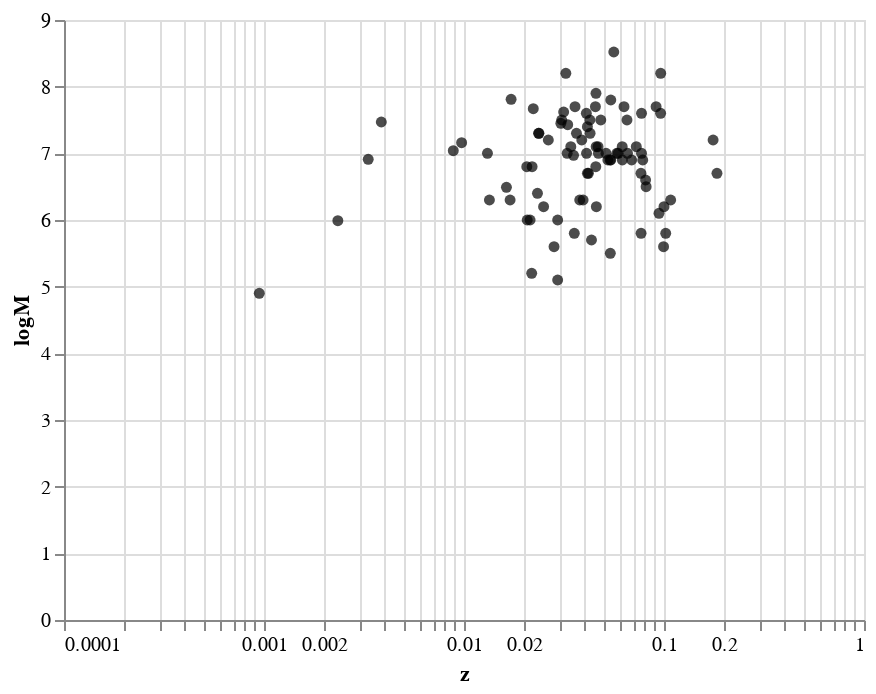

Source (notebook cell):
### Markdown cell above
Using this way of designate the axis makes simple to change the scale.

### Code cell
alt.Chart(df).mark_point(filled = True, color = 'black').encode(
    alt.X('z',scale=alt.Scale(type='log', base=10)),
    alt.Y('logM')
)

### Figure 1 — Vega-Lite specification as saved in the notebook (floating-point values rounded to 4 significant figures)
{"config": {"view": {"continuousWidth": 400, "continuousHeight": 300}}, "data": {"name": "data-54b58a4aa74e295879badff738f3e9c4"}, "mark": {"type": "point", "color": "black", "filled": true}, "encoding": {"x": {"type": "quantitative", "field": "z", "scale": {"base": 10, "type": "log"}}, "y": {"type": "quantitative", "field": "logM"}}, "$schema": "https://vega.github.io/schema/vega-lite/v4.8.1.json", "datasets": {"data-54b58a4aa74e295879badff738f3e9c4": [{"Name": "SDSS J000805.62+145023.4", "z": 0.0454, "sigma*": 140.0, "e_sigma*": 27.0, "n_sigma*": null, "FWHM": 7610.0, "e_FWHM": 380.0, "logL": 41.13, "e_logL": 0.04, "logM": 7.7, "E_logM": null, "e_logM": 0.1}, {"Name": "SDSS J004236.86-104921.8", "z": 0.0419, "sigma*": 78.4, "e_sigma*": 10.0, "n_sigma*": null, "FWHM": 1960.0, "e_FWHM": 97.0, "logL": 41.58, "e_logL": 0.14, "logM": 6.7, "E_logM": null, "e_logM": 0.1}, {"Name": "SDSS J011703.58+000027.3", "z": 0.0456, "sigma*": 98.8, "e_sigma*": 16.0, "n_sigma*": null, "FWHM": 2270.0, "e_FWHM": 110.0, "logL": 41.45, "e_logL": 0.08, "logM": 6.8, "E_logM": null, "e_logM": 0.1}, {"Name": "SDSS J020459.25-080816.0", "z": 0.0772, "sigma*": 121.0, "e_sigma*": 9.4, "n_sigma*": "a", "FWHM": 3720.0, "e_FWHM": 180.0, "logL": 41.13, "e_logL": 0.05, "logM": 7.0, "E_logM": null, "e_logM": 0.1}, {"Name": "SDSS J020615.99-001729.1", "z": 0.0426, "sigma*": 216.0, "e_sigma*": 30.0, "n_sigma*": null, "FWHM": 3860.0, "e_FWHM": 190.0, "logL": 41.91, "e_logL": 0.07, "logM": 7.5, "E_logM": null, "e_logM": 0.1}, {"Name": "SDSS J021011.49-090335.5", "z": 0.0414, "sigma*": 122.0, "e_sigma*": 12.0, "n_sigma*": "a", "FWHM": 2450.0, "e_FWHM": 120.0, "logL": 41.24, "e_logL": 0.07, "logM": 6.7, "E_logM": null, "e_logM": 0.1}, {"Name": "SDSS J021257.59+140610.1", "z": 0.0618, "sigma*": 174.0, "e_sigma*": 12.0, "n_sigma*": "a", "FWHM": 3080.0, "e_FWHM": 150.0, "logL": 41.58, "e_logL": 0.06, "logM": 7.1, "E_logM": null, "e_logM": 0.1}, {"Name": "SDSS J033013.26-053236.0", "z": 0.0131, "sigma*": 99.2, "e_sigma*": 11.0, "n_sigma*": null, "FWHM": 5160.0, "e_FWHM": 250.0, "logL": 40.45, "e_logL": 0.06, "logM": 7.0, "E_logM": null, "e_logM": 0.1}, {"Name": "SDSS J075057.25+353037.5", "z": 0.176, "sigma*": 154.0, "e_sigma*": 14.0, "n_sigma*": "a", "FWHM": 2970.0, "e_FWHM": 200.0, "logL": 41.63, "e_logL": 0.03, "logM": 7.2, "E_logM": null, "e_logM": 0.1}, {"Name": "SDSS J080243.39+310403.3", "z": 0.0409, "sigma*": 151.0, "e_sigma*": 17.0, "n_sigma*": null, "FWHM": 5360.0, "e_FWHM": 260.0, "logL": 41.67, "e_logL": 0.07, "logM": 7.6, "E_logM": null, "e_logM": 0.1}, {"Name": "SDSS J080538.66+261005.4", "z": 0.017, "sigma*": 100.0, "e_sigma*": 14.0, "n_sigma*": null, "FWHM": 3110.0, "e_FWHM": 150.0, "logL": 40.14, "e_logL": 0.04, "logM": 6.3, "E_logM": null, "e_logM": 0.2}, {"Name": "SDSS J082510.23+375919.7", "z": 0.0214, "sigma*": 98.7, "e_sigma*": 12.0, "n_sigma*": null, "FWHM": 1830.0, "e_FWHM": 91.0, "logL": 40.42, "e_logL": 0.04, "logM": 6.0, "E_logM": null, "e_logM": 0.1}, {"Name": "SDSS J083202.16+461425.7", "z": 0.0459, "sigma*": 104.0, "e_sigma*": 13.0, "n_sigma*": null, "FWHM": 1450.0, "e_FWHM": 72.0, "logL": 41.17, "e_logL": 0.08, "logM": 6.2, "E_logM": null, "e_logM": 0.1}, {"Name": "SDSS J083949.64+484701.4", "z": 0.0394, "sigma*": 133.0, "e_sigma*": 12.0, "n_sigma*": null, "FWHM": 1480.0, "e_FWHM": 73.0, "logL": 41.31, "e_logL": 0.08, "logM": 6.3, "E_logM": null, "e_logM": 0.2}, {"Name": "SDSS J085554.27+005110.9", "z": 0.0524, "sigma*": 118.0, "e_sigma*": 11.0, "n_sigma*": "a", "FWHM": 2910.0, "e_FWHM": 140.0, "logL": 41.27, "e_logL": 0.06, "logM": 6.9, "E_logM": null, "e_logM": 0.1}, {"Name": "SDSS J092438.88+560746.9", "z": 0.025, "sigma*": 135.0, "e_sigma*": 10.0, "n_sigma*": null, "FWHM": 1900.0, "e_FWHM": 94.0, "logL": 40.72, "e_logL": 0.07, "logM": 6.2, "E_logM": null, "e_logM": 0.4}, {"Name": "SDSS J093259.60+040506.0", "z": 0.059, "sigma*": 70.5, "e_sigma*": 6.7, "n_sigma*": "a", "FWHM": 3550.0, "e_FWHM": 170.0, "logL": 41.14, "e_logL": 0.05, "logM": 7.0, "E_logM": null, "e_logM": 0.1}, {"Name": "SDSS J093812.26+074340.0", "z": 0.0219, "sigma*": 119.0, "e_sigma*": 8.0, "n_sigma*": null, "FWHM": 3640.0, "e_FWHM": 180.0, "logL": 40.8, "e_logL": 0.05, "logM": 6.8, "E_logM": null, "e_logM": 0.1}, {"Name": "SDSS J094838.42+403043.7", "z": 0.047, "sigma*": 91.4, "e_sigma*": 16.0, "n_sigma*": null, "FWHM": 3020.0, "e_FWHM": 150.0, "logL": 41.46, "e_logL": 0.07, "logM": 7.0, "E_logM": null, "e_logM": 0.1}, {"Name": "SDSS J101912.57+635802.7", "z": 0.0414, "sigma*": 239.0, "e_sigma*": 13.0, "n_sigma*": null, "FWHM": 3630.0, "e_FWHM": 180.0, "logL": 41.74, "e_logL": 0.08, "logM": 7.4, "E_logM": null, "e_logM": 0.1}, {"Name": "SDSS J102044.43+013048.4", "z": 0.0962, "sigma*": 103.0, "e_sigma*": 8.8, "n_sigma*": "a", "FWHM": 5200.0, "e_FWHM": 250.0, "logL": 41.51, "e_logL": 0.04, "logM": 7.6, "E_logM": null, "e_logM": 0.1}, {"Name": "SDSS J110640.20+051905.6", "z": 0.0913, "sigma*": 140.0, "e_sigma*": 15.0, "n_sigma*": "a", "FWHM": 5830.0, "e_FWHM": 290.0, "logL": 41.65, "e_logL": 0.04, "logM": 7.7, "E_logM": null, "e_logM": 0.1}, {"Name": "SDSS J112536.16+542257.1", "z": 0.0206, "sigma*": 124.0, "e_sigma*": 12.0, "n_sigma*": null, "FWHM": 2950.0, "e_FWHM": 140.0, "logL": 41.17, "e_logL": 0.08, "logM": 6.8, "E_logM": null, "e_logM": 0.1}, {"Name": "SDSS J112841.00+575006.5", "z": 0.0513, "sigma*": 159.0, "e_sigma*": 18.0, "n_sigma*": "a", "FWHM": 2660.0, "e_FWHM": 130.0, "logL": 41.66, "e_logL": 0.09, "logM": 7.0, "E_logM": null, "e_logM": 0.1}, {"Name": "SDSS J120257.81+045045.0", "z": 0.0207, "sigma*": 102.0, "e_sigma*": 20.0, "n_sigma*": null, "FWHM": 2250.0, "e_FWHM": 110.0, "logL": 40.1, "e_logL": 0.06, "logM": 6.0, "E_logM": null, "e_logM": 0.1}, {"Name": "SDSS J120556.01+495956.1", "z": 0.0631, "sigma*": 107.0, "e_sigma*": 11.0, "n_sigma*": "a", "FWHM": 5610.0, "e_FWHM": 450.0, "logL": 41.57, "e_logL": 0.04, "logM": 7.7, "E_logM": null, "e_logM": 0.1}, {"Name": "SDSS J121607.09+504930.0", "z": 0.0308, "sigma*": 138.0, "e_sigma*": 13.0, "n_sigma*": null, "FWHM": 5580.0, "e_FWHM": 270.0, "logL": 41.3, "e_logL": 0.06, "logM": 7.5, "E_logM": null, "e_logM": 0.3}, {"Name": "SDSS J121754.97+583935.6", "z": 0.0233, "sigma*": 85.6, "e_sigma*": 14.0, "n_sigma*": null, "FWHM": 1970.0, "e_FWHM": 98.0, "logL": 40.92, "e_logL": 0.08, "logM": 6.4, "E_logM": null, "e_logM": 0.1}, {"Name": "SDSS J122324.13+024044.4", "z": 0.0236, "sigma*": 78.1, "e_sigma*": 15.0, "n_sigma*": null, "FWHM": 3880.0, "e_FWHM": 910.0, "logL": 41.62, "e_logL": 0.08, "logM": 7.3, "E_logM": null, "e_logM": 0.2}, {"Name": "SDSS J123237.48+662452.3", "z": 0.0468, "sigma*": 124.0, "e_sigma*": 9.0, "n_sigma*": null, "FWHM": 2620.0, "e_FWHM": 130.0, "logL": 41.86, "e_logL": 0.19, "logM": 7.1, "E_logM": null, "e_logM": 0.2}, {"Name": "SDSS J130620.97+531823.1", "z": 0.0237, "sigma*": 90.7, "e_sigma*": 11.0, "n_sigma*": null, "FWHM": 7620.0, "e_FWHM": 380.0, "logL": 40.58, "e_logL": 0.04, "logM": 7.3, "E_logM": null, "e_logM": 0.1}, {"Name": "SDSS J131305.80+012755.9", "z": 0.0294, "sigma*": 95.4, "e_sigma*": 13.0, "n_sigma*": null, "FWHM": 1590.0, "e_FWHM": 79.0, "logL": 40.62, "e_logL": 0.07, "logM": 6.0, "E_logM": null, "e_logM": 0.1}, {"Name": "SDSS J132249.21+545528.2", "z": 0.0653, "sigma*": 130.0, "e_sigma*": 13.0, "n_sigma*": "a", "FWHM": 4050.0, "e_FWHM": 200.0, "logL": 41.81, "e_logL": 0.07, "logM": 7.5, "E_logM": null, "e_logM": 0.1}, {"Name": "SDSS J132340.31-012749.2", "z": 0.0767, "sigma*": 114.0, "e_sigma*": 16.0, "n_sigma*": "a", "FWHM": 1910.0, "e_FWHM": 95.0, "logL": 41.55, "e_logL": 0.09, "logM": 6.7, "E_logM": null, "e_logM": 0.1}, {"Name": "SDSS J134952.84+020445.1", "z": 0.0328, "sigma*": 138.0, "e_sigma*": 13.0, "n_sigma*": null, "FWHM": 2590.0, "e_FWHM": 120.0, "logL": 41.62, "e_logL": 0.07, "logM": 7.0, "E_logM": null, "e_logM": 0.1}, {"Name": "SDSS J140018.42+050242.2", "z": 0.0342, "sigma*": 145.0, "e_sigma*": 14.0, "n_sigma*": null, "FWHM": 3340.0, "e_FWHM": 160.0, "logL": 41.23, "e_logL": 0.05, "logM": 7.1, "E_logM": null, "e_logM": 0.5}, {"Name": "SDSS J140514.87-025901.2", "z": 0.0542, "sigma*": 148.0, "e_sigma*": 15.0, "n_sigma*": "a", "FWHM": 2990.0, "e_FWHM": 140.0, "logL": 41.29, "e_logL": 0.06, "logM": 6.9, "E_logM": null, "e_logM": 0.3}, {"Name": "SDSS J141630.81+013708.0", "z": 0.0538, "sigma*": 121.0, "e_sigma*": 12.0, "n_sigma*": "a", "FWHM": 3180.0, "e_FWHM": 150.0, "logL": 41.1, "e_logL": 0.04, "logM": 6.9, "E_logM": null, "e_logM": 0.1}, {"Name": "SDSS J143452.45+483942.7", "z": 0.0365, "sigma*": 138.0, "e_sigma*": 15.0, "n_sigma*": null, "FWHM": 3210.0, "e_FWHM": 160.0, "logL": 41.84, "e_logL": 0.1, "logM": 7.3, "E_logM": null, "e_logM": 0.1}, {"Name": "SDSS J144629.97+500130.5", "z": 0.0427, "sigma*": 86.8, "e_sigma*": 19.0, "n_sigma*": null, "FWHM": 6450.0, "e_FWHM": 320.0, "logL": 40.73, "e_logL": 0.03, "logM": 7.3, "E_logM": null, "e_logM": 0.2}, {"Name": "SDSS J145706.80+494008.4", "z": 0.0134, "sigma*": 108.0, "e_sigma*": 11.0, "n_sigma*": null, "FWHM": 2270.0, "e_FWHM": 110.0, "logL": 40.46, "e_logL": 0.1, "logM": 6.3, "E_logM": null, "e_logM": 0.1}, {"Name": "SDSS J145901.35+611353.5", "z": 0.0388, "sigma*": 113.0, "e_sigma*": 13.0, "n_sigma*": null, "FWHM": 4140.0, "e_FWHM": 200.0, "logL": 41.18, "e_logL": 0.06, "logM": 7.2, "E_logM": null, "e_logM": 0.1}, {"Name": "SDSS J150556.55+034226.3", "z": 0.0359, "sigma*": 199.0, "e_sigma*": 18.0, "n_sigma*": "a", "FWHM": 4370.0, "e_FWHM": 210.0, "logL": 42.09, "e_logL": 0.1, "logM": 7.7, "E_logM": null, "e_logM": 0.1}, {"Name": "SDSS J150745.00+512710.2", "z": 0.0458, "sigma*": 139.0, "e_sigma*": 17.0, "n_sigma*": null, "FWHM": 3430.0, "e_FWHM": 170.0, "logL": 41.4, "e_logL": 0.04, "logM": 7.1, "E_logM": null, "e_logM": 0.1}, {"Name": "SDSS J150853.95-001148.9", "z": 0.0542, "sigma*": 163.0, "e_sigma*": 15.0, "n_sigma*": "a", "FWHM": 6190.0, "e_FWHM": 610.0, "logL": 41.51, "e_logL": 0.04, "logM": 7.8, "E_logM": null, "e_logM": 0.1}, {"Name": "SDSS J152515.18+601409.0", "z": 0.0783, "sigma*": 104.0, "e_sigma*": 11.0, "n_sigma*": "a", "FWHM": 2590.0, "e_FWHM": 120.0, "logL": 41.41, "e_logL": 0.09, "logM": 6.9, "E_logM": null, "e_logM": 0.1}, {"Name": "SDSS J155417.43+323837.8", "z": 0.0483, "sigma*": 120.0, "e_sigma*": 13.0, "n_sigma*": "a", "FWHM": 4200.0, "e_FWHM": 210.0, "logL": 41.86, "e_logL": 0.08, "logM": 7.5, "E_logM": null, "e_logM": 0.1}, {"Name": "SDSS J161156.31+521116.8", "z": 0.041, "sigma*": 116.0, "e_sigma*": 10.0, "n_sigma*": null, "FWHM": 3760.0, "e_FWHM": 180.0, "logL": 41.09, "e_logL": 0.04, "logM": 7.0, "E_logM": null, "e_logM": 0.3}, {"Name": "SDSS J161951.31+405847.2", "z": 0.0379, "sigma*": 89.1, "e_sigma*": 20.0, "n_sigma*": null, "FWHM": 1700.0, "e_FWHM": 85.0, "logL": 40.99, "e_logL": 0.07, "logM": 6.3, "E_logM": null, "e_logM": 0.1}, {"Name": "SDSS J170328.96+614109.9", "z": 0.0772, "sigma*": 123.0, "e_sigma*": 13.0, "n_sigma*": "a", "FWHM": 4300.0, "e_FWHM": 210.0, "logL": 41.92, "e_logL": 0.05, "logM": 7.6, "E_logM": null, "e_logM": 0.1}, {"Name": "SDSS J171550.49+593548.7", "z": 0.0657, "sigma*": 146.0, "e_sigma*": 13.0, "n_sigma*": "a", "FWHM": 3500.0, "e_FWHM": 170.0, "logL": 41.24, "e_logL": 0.05, "logM": 7.0, "E_logM": null, "e_logM": 0.1}, {"Name": "SDSS J212401.90-002158.7", "z": 0.0619, "sigma*": 110.0, "e_sigma*": 15.0, "n_sigma*": "a", "FWHM": 2620.0, "e_FWHM": 130.0, "logL": 41.41, "e_logL": 0.06, "logM": 6.9, "E_logM": null, "e_logM": 0.1}, {"Name": "SDSS J222435.29-001103.8", "z": 0.0581, "sigma*": 111.0, "e_sigma*": 19.0, "n_sigma*": "a", "FWHM": 2290.0, "e_FWHM": 1190.0, "logL": 41.83, "e_logL": 0.17, "logM": 7.0, "E_logM": null, "e_logM": 0.4}, {"Name": "SDSS J223000.37-094622.1", "z": 0.0727, "sigma*": 112.0, "e_sigma*": 13.0, "n_sigma*": "a", "FWHM": 3630.0, "e_FWHM": 180.0, "logL": 41.21, "e_logL": 0.04, "logM": 7.1, "E_logM": null, "e_logM": 0.1}, {"Name": "SDSS J232721.96+152437.3", "z": 0.0457, "sigma*": 193.0, "e_sigma*": 18.0, "n_sigma*": null, "FWHM": 7540.0, "e_FWHM": 750.0, "logL": 41.65, "e_logL": 0.06, "logM": 7.9, "E_logM": null, "e_logM": 0.1}, {"Name": "SDSS J235128.78+155259.0", "z": 0.0963, "sigma*": 193.0, "e_sigma*": 22.0, "n_sigma*": "a", "FWHM": 8240.0, "e_FWHM": 410.0, "logL": 41.87, "e_logL": 0.04, "logM": 8.2, "E_logM": null, "e_logM": 0.2}, {"Name": "SDSS J010712.03+140844.9", "z": 0.0768, "sigma*": 36.0, "e_sigma*": 6.0, "n_sigma*": "b", "FWHM": 880.0, "e_FWHM": 170.0, "logL": 42.57, "e_logL": 0.2, "logM": 5.8, "E_logM": null, "e_logM": 0.2}, {"Name": "SDSS J024912.86-081525.6", "z": 0.0294, "sigma*": 50.0, "e_sigma*": 4.0, "n_sigma*": "b", "FWHM": 840.0, "e_FWHM": 320.0, "logL": 41.93, "e_logL": 0.08, "logM": 5.1, "E_logM": null, "e_logM": 0.3}, {"Name": "SDSS J032515.59+003408.4", "z": 0.102, "sigma*": 55.0, "e_sigma*": 6.0, "n_sigma*": "b", "FWHM": 990.0, "e_FWHM": 49.0, "logL": 42.03, "e_logL": 0.12, "logM": 5.8, "E_logM": null, "e_logM": 0.1}, {"Name": "SDSS J080907.58+441641.4", "z": 0.0539, "sigma*": 65.0, "e_sigma*": 4.0, "n_sigma*": "b", "FWHM": 940.0, "e_FWHM": 180.0, "logL": 40.47, "e_logL": 0.04, "logM": 5.5, "E_logM": null, "e_logM": 0.8}, {"Name": "SDSS J082912.67+500652.3", "z": 0.0434, "sigma*": 60.0, "e_sigma*": 4.0, "n_sigma*": "b", "FWHM": 840.0, "e_FWHM": 41.0, "logL": 42.14, "e_logL": 0.06, "logM": 5.7, "E_logM": null, "e_logM": 0.1}, {"Name": "SDSS J101108.40+002908.7", "z": 0.1, "sigma*": 48.0, "e_sigma*": 7.0, "n_sigma*": "b", "FWHM": 1460.0, "e_FWHM": 72.0, "logL": 42.68, "e_logL": 0.19, "logM": 6.2, "E_logM": null, "e_logM": 0.3}, {"Name": "SDSS J101627.32-000714.5", "z": 0.0944, "sigma*": 39.0, "e_sigma*": 6.0, "n_sigma*": "b", "FWHM": 1520.0, "e_FWHM": 75.0, "logL": 42.57, "e_logL": 0.17, "logM": 6.1, "E_logM": null, "e_logM": 0.2}, {"Name": "SDSS J124035.81-002919.4", "z": 0.0809, "sigma*": 49.0, "e_sigma*": 7.0, "n_sigma*": "b", "FWHM": 1720.0, "e_FWHM": 85.0, "logL": 42.35, "e_logL": 0.11, "logM": 6.6, "E_logM": null, "e_logM": 0.6}, {"Name": "SDSS J125055.28-015556.6", "z": 0.0814, "sigma*": 64.0, "e_sigma*": 6.0, "n_sigma*": "b", "FWHM": 1980.0, "e_FWHM": 99.0, "logL": 42.75, "e_logL": 0.14, "logM": 6.5, "E_logM": null, "e_logM": 0.1}, {"Name": "SDSS J143450.62+033842.5", "z": 0.0282, "sigma*": 48.0, "e_sigma*": 7.0, "n_sigma*": "b", "FWHM": 1480.0, "e_FWHM": 73.0, "logL": 41.87, "e_logL": 0.16, "logM": 5.6, "E_logM": null, "e_logM": 0.1}, {"Name": "SDSS J170246.09+602818.9", "z": 0.0689, "sigma*": 69.0, "e_sigma*": 6.0, "n_sigma*": "b", "FWHM": 3270.0, "e_FWHM": 160.0, "logL": 42.67, "e_logL": 0.16, "logM": 6.9, "E_logM": null, "e_logM": 0.2}, {"Name": "SDSS J172759.15+542147.0", "z": 0.0995, "sigma*": 58.0, "e_sigma*": 7.0, "n_sigma*": "b", "FWHM": 810.0, "e_FWHM": 400.0, "logL": 42.19, "e_logL": 0.09, "logM": 5.6, "E_logM": null, "e_logM": 0.5}, {"Name": "SDSS J215658.30+110343.1", "z": 0.108, "sigma*": 81.0, "e_sigma*": 8.0, "n_sigma*": "b", "FWHM": 1430.0, "e_FWHM": 280.0, "logL": 41.22, "e_logL": 0.03, "logM": 6.3, "E_logM": null, "e_logM": 0.8}, {"Name": "SDSS J232159.06+000738.8", "z": 0.184, "sigma*": 81.0, "e_sigma*": 9.0, "n_sigma*": "b", "FWHM": 2520.0, "e_FWHM": 120.0, "logL": 42.96, "e_logL": 0.1, "logM": 6.7, "E_logM": null, "e_logM": 0.2}, {"Name": "SDSS J233837.10-002810.3", "z": 0.0356, "sigma*": 58.0, "e_sigma*": 4.0, "n_sigma*": "b", "FWHM": 1740.0, "e_FWHM": 86.0, "logL": 43.61, "e_logL": 0.13, "logM": 5.8, "E_logM": null, "e_logM": 0.1}, {"Name": "3C 120", "z": 0.033, "sigma*": 162.0, "e_sigma*": 24.0, "n_sigma*": "b", "FWHM": null, "e_FWHM": null, "logL": null, "e_logL": null, "logM": 7.43, "E_logM": 0.2, "e_logM": 0.25}, {"Name": "3C 390.3", "z": 0.0561, "sigma*": 268.0, "e_sigma*": 15.0, "n_sigma*": null, "FWHM": null, "e_FWHM": null, "logL": null, "e_logL": null, "logM": 8.52, "E_logM": 0.09, "e_logM": 0.12}, {"Name": "Akn 120", "z": 0.0323, "sigma*": 224.0, "e_sigma*": 15.0, "n_sigma*": null, "FWHM": null, "e_FWHM": null, "logL": null, "e_logL": null, "logM": 8.2, "E_logM": 0.05, "e_logM": 0.07}, {"Name": "Mrk 79", "z": 0.0222, "sigma*": 130.0, "e_sigma*": 10.0, "n_sigma*": null, "FWHM": null, "e_FWHM": null, "logL": null, "e_logL": null, "logM": 7.67, "E_logM": 0.11, "e_logM": 0.15}, {"Name": "Mrk 110", "z": 0.0353, "sigma*": 87.1, "e_sigma*": 12.0, "n_sigma*": null, "FWHM": null, "e_FWHM": null, "logL": null, "e_logL": null, "logM": 6.97, "E_logM": 0.11, "e_logM": 0.15}, {"Name": "Mrk 279", "z": 0.0305, "sigma*": 197.0, "e_sigma*": 12.0, "n_sigma*": null, "FWHM": null, "e_FWHM": null, "logL": null, "e_logL": null, "logM": 7.45, "E_logM": 0.12, "e_logM": 0.16}, {"Name": "Mrk 590", "z": 0.0264, "sigma*": 189.0, "e_sigma*": 5.7, "n_sigma*": null, "FWHM": null, "e_FWHM": null, "logL": null, "e_logL": null, "logM": 7.2, "E_logM": 0.11, "e_logM": 0.15}, {"Name": "Mrk 817", "z": 0.0315, "sigma*": 127.0, "e_sigma*": 12.0, "n_sigma*": null, "FWHM": null, "e_FWHM": null, "logL": null, "e_logL": null, "logM": 7.62, "E_logM": 0.08, "e_logM": 0.1}, {"Name": "NGC 3227", "z": 0.00386, "sigma*": 135.0, "e_sigma*": 3.8, "n_sigma*": null, "FWHM": null, "e_FWHM": null, "logL": null, "e_logL": null, "logM": 7.47, "E_logM": 0.24, "e_logM": 1.06}, {"Name": "NGC 3516", "z": 0.00884, "sigma*": 181.0, "e_sigma*": 4.9, "n_sigma*": "b", "FWHM": null, "e_FWHM": null, "logL": null, "e_logL": null, "logM": 7.04, "E_logM": 0.31, "e_logM": 0.39}, {"Name": "NGC 3783", "z": 0.00973, "sigma*": 95.0, "e_sigma*": 10.0, "n_sigma*": null, "FWHM": null, "e_FWHM": null, "logL": null, "e_logL": null, "logM": 7.16, "E_logM": 0.17, "e_logM": 0.23}, {"Name": "NGC 4051", "z": 0.00234, "sigma*": 88.9, "e_sigma*": 2.9, "n_sigma*": null, "FWHM": null, "e_FWHM": null, "logL": null, "e_logL": null, "logM": 5.99, "E_logM": 0.17, "e_logM": 0.2}, {"Name": "NGC 4151", "z": 0.00332, "sigma*": 96.8, "e_sigma*": 2.9, "n_sigma*": null, "FWHM": null, "e_FWHM": null, "logL": null, "e_logL": null, "logM": 6.91, "E_logM": 0.17, "e_logM": 0.29}, {"Name": "NGC 5548", "z": 0.0172, "sigma*": 198.0, "e_sigma*": 11.0, "n_sigma*": null, "FWHM": null, "e_FWHM": null, "logL": null, "e_logL": null, "logM": 7.81, "E_logM": 0.02, "e_logM": 0.02}, {"Name": "NGC 7469", "z": 0.0163, "sigma*": 133.0, "e_sigma*": 4.8, "n_sigma*": null, "FWHM": null, "e_FWHM": null, "logL": null, "e_logL": null, "logM": 6.49, "E_logM": 0.16, "e_logM": 0.27}, {"Name": "POX 52", "z": 0.0218, "sigma*": 36.0, "e_sigma*": 5.0, "n_sigma*": null, "FWHM": null, "e_FWHM": null, "logL": null, "e_logL": null, "logM": 5.2, "E_logM": null, "e_logM": 0.3}, {"Name": "NGC 4395", "z": 0.000947, "sigma*": 30.0, "e_sigma*": 5.0, "n_sigma*": null, "FWHM": null, "e_FWHM": null, "logL": null, "e_logL": null, "logM": 4.9, "E_logM": null, "e_logM": 0.4}]}}
